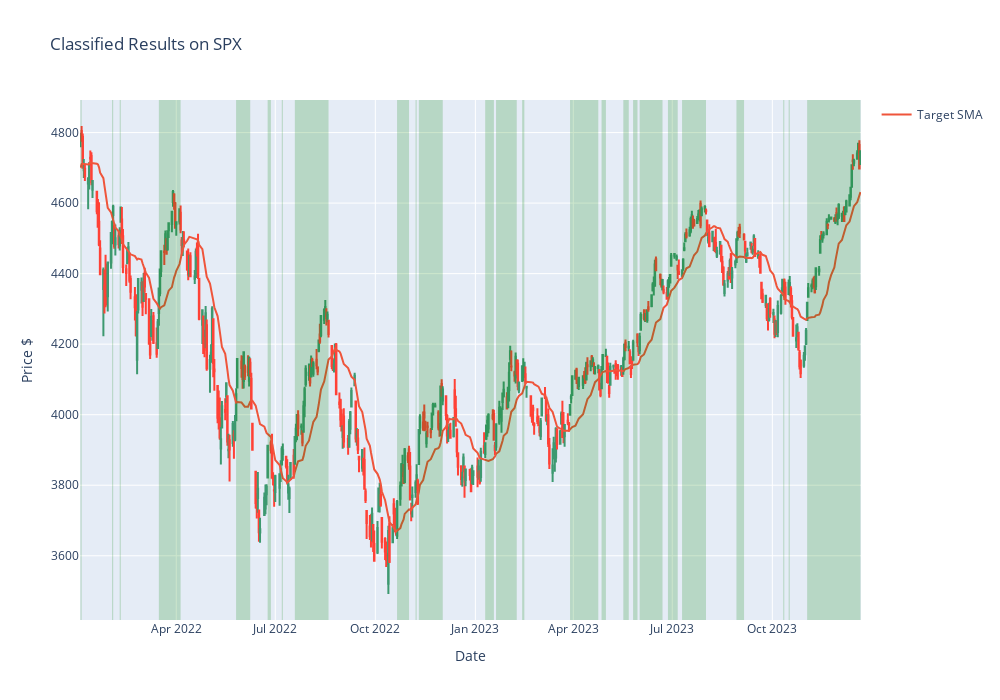

Notebook cell for this chart:
### Code cell
import numpy as np
import pandas as pd
import yfinance as yf
from datetime import date, timedelta

today=date.today()
d1=today.strftime("%Y-%m-%d")
end_date=d1
d2=date.today()-timedelta(days=4000)
d2=d2.strftime("%Y-%m-%d")
start_date=d2


df=yf.download('^SPX',start=start_date,end=end_date,progress= False).reset_index()


df.head()


# Distance from the moving averages
for m in [10,20,30,50,100]:
    df[f'feat_dist_from_ma_{m}']=df['Close']/df['Close'].rolling(m).mean()-1

# Distance from n day max/min
for m in [3,5,10,15,20,30,50,100]:
    df[f'feat_dist_from_max_{m}']=df['Close']/df['High'].rolling(m).max()-1
    df[f'feat_dist_from_min_{m}']=df['Close']/df['Low'].rolling(m).min()-1

# Price Distance
for m in [1,2,3,4,5,10,15,20,30,50,100]:
    df[f'feat_price_dist_{m}']=df['Close']/df['Close'].shift(m).mean()-1



df['target_ma']=df['Close'].rolling(20).mean()
df['Price_above_ma']=df['Close']>df['target_ma']
df['target']=df['Price_above_ma'].astype(int).shift(-5)

#Cleaning

df=df.dropna()



feat_cols=[col for col in df.columns if 'feat' in col]
train_until='2022-01-01'
x_train=df[df['Date']<train_until][feat_cols]
y_train=df[df['Date']<train_until]['target']
x_test=df[df['Date']>=train_until][feat_cols]
y_test=df[df['Date']>=train_until]['target']



from sklearn.ensemble import RandomForestClassifier
from sklearn.metrics import accuracy_score,precision_score

clf= RandomForestClassifier(n_estimators=100,
max_depth=3,
random_state=42,
class_weight='balanced',)


clf.fit(x_train,y_train)


y_train_pred=clf.predict(x_train)
y_test_pred=clf.predict(x_test)



## Calculate accuracy and precision for training data
train_accuracy = accuracy_score(y_train,y_train_pred)
train_precision = precision_score(y_train,y_train_pred)

## Calculate accuracy and precision for test data
test_accuracy = accuracy_score(y_test,y_test_pred)
test_precision = precision_score(y_test,y_test_pred)


print(f'Training Accuracy : {train_accuracy}')
print(f'Training Precision : {train_precision}')
print(' ')
print(f'Test Accuracy : {test_accuracy}')
print(f'Test Precision : {test_precision}')


#Confusion Matrix

import matplotlib.pyplot as plt
from sklearn.metrics import confusion_matrix
import seaborn as sns


def plot_confusion_matrix(y_true,y_pred,title,normalize):
    if normalize:
        cm=confusion_matrix(y_true,y_pred,normalize='pred')
        sns.heatmap(cm,annot=True,fmt='.2f',cmap='Blues')
    else:
        cm=confusion_matrix(y_true,y_pred)
        sns.heatmap(cm,annot=True,fmt='d',cmap='Blues')
        plt.title(title)
    plt.ylabel('True label')
    plt.xlabel('Predicted table')
    plt.show()
    return

plot_confusion_matrix(y_train,y_train_pred,title='Training Data',normalize=False)
plot_confusion_matrix(y_train,y_train_pred,title='Training Data-Normalized',normalize=True)
plot_confusion_matrix(y_test,y_test_pred,title='Testing Data',normalize=False)
plot_confusion_matrix(y_test,y_test_pred,title='Testing Data-Normalized',normalize=True)





## Precision Curve
def get_precision_curve(clf,x,y,title):
    y_score=clf.predict_proba(x)[:,1]
    thresholds=np.linspace(0,1,100)
    precision=[]
    for t in thresholds :
        y_pred_thresholds=(y_score>= t).astype(int)
        precision.append(precision_score(y,y_pred_thresholds,zero_division=0))
    plt.plot(thresholds,precision,'b.')
    plt.xlabel('Threshold')
    plt.ylabel('Precision')
    plt.title(title)
    plt.grid(True)
    plt.show()
    return
get_precision_curve(clf,x_train,y_train,'Training-Precision as a function of probability')
get_precision_curve(clf,x_test,y_test,'Testing-Precision as a function of probability')


feature_importances=clf.feature_importances_
sorted_indices= feature_importances.argsort()[::-1]
plt.figure(figsize=(10,6))
plt.title("Features_importances in Classifier")
plt.bar(range(x_train.shape[1]),feature_importances[sorted_indices],align='center')
plt.xticks(range(x_train.shape[1]),x_train.columns[sorted_indices],rotation=90)
plt.ylabel('Importance')
plt.show()



import plotly.graph_objects as go
df_test=df[df['Date']>=train_until].reset_index(drop=True)
df_test['pred_prob']=clf.predict_proba(x_test)[:,1]
df_test['pred']=df_test['pred_prob']>0.5
fig=go.Figure()

fig.add_trace(
go.Candlestick(x=df_test['Date'],
open=df_test['Open'],
high=df_test['High'],
low=df_test['Low'],
close=df_test['Close'],
showlegend=False,
)
)
fig.add_trace(
go.Line(x=df_test['Date'],
y=df_test[f'target_ma'],
name=f'Target SMA')
)
df_pattern=(df_test[df_test['pred']]
.groupby((~df_test['pred']).cumsum())
['Date']
.agg(['first','last'])
)
for idx, row in df_pattern.iterrows():
    fig.add_vrect(
    x0=row['first'],
    x1=row['last'],
    line_width=0, fillcolor='green',
    opacity=0.2,
    )
fig.update_layout(
xaxis_rangeslider_visible=False,
xaxis_title='Date',
yaxis_title='Price $',
title='Classified Results on SPX',
width=1000,
height=700,
)
fig.show()

### Figure 1 — Plotly figure (JSON) as saved in the notebook; plotly's stock layout.template omitted (floating-point values rounded to 4 significant figures; data arrays with more than 128 entries replaced by an {"elided": "..."} marker saying what was removed)
{"data": [{"close": {"elided": "496 float values"}, "high": {"elided": "496 float values"}, "low": {"elided": "496 float values"}, "open": {"elided": "496 float values"}, "showlegend": false, "x": {"elided": "496 str values"}, "type": "candlestick"}, {"name": "Target SMA", "x": {"elided": "496 str values"}, "y": {"elided": "496 float values"}, "type": "scatter"}], "layout": {"shapes": [{"fillcolor": "green", "line": {"width": 0}, "opacity": 0.2, "type": "rect", "x0": "2022-01-03T00:00:00", "x1": "2022-01-04T00:00:00", "xref": "x", "y0": 0, "y1": 1, "yref": "y domain"}, {"fillcolor": "green", "line": {"width": 0}, "opacity": 0.2, "type": "rect", "x0": "2022-02-01T00:00:00", "x1": "2022-02-02T00:00:00", "xref": "x", "y0": 0, "y1": 1, "yref": "y domain"}, {"fillcolor": "green", "line": {"width": 0}, "opacity": 0.2, "type": "rect", "x0": "2022-02-08T00:00:00", "x1": "2022-02-09T00:00:00", "xref": "x", "y0": 0, "y1": 1, "yref": "y domain"}, {"fillcolor": "green", "line": {"width": 0}, "opacity": 0.2, "type": "rect", "x0": "2022-03-16T00:00:00", "x1": "2022-04-05T00:00:00", "xref": "x", "y0": 0, "y1": 1, "yref": "y domain"}, {"fillcolor": "green", "line": {"width": 0}, "opacity": 0.2, "type": "rect", "x0": "2022-05-26T00:00:00", "x1": "2022-06-08T00:00:00", "xref": "x", "y0": 0, "y1": 1, "yref": "y domain"}, {"fillcolor": "green", "line": {"width": 0}, "opacity": 0.2, "type": "rect", "x0": "2022-06-24T00:00:00", "x1": "2022-06-27T00:00:00", "xref": "x", "y0": 0, "y1": 1, "yref": "y domain"}, {"fillcolor": "green", "line": {"width": 0}, "opacity": 0.2, "type": "rect", "x0": "2022-07-07T00:00:00", "x1": "2022-07-08T00:00:00", "xref": "x", "y0": 0, "y1": 1, "yref": "y domain"}, {"fillcolor": "green", "line": {"width": 0}, "opacity": 0.2, "type": "rect", "x0": "2022-07-15T00:00:00", "x1": "2022-07-15T00:00:00", "xref": "x", "y0": 0, "y1": 1, "yref": "y domain"}, {"fillcolor": "green", "line": {"width": 0}, "opacity": 0.2, "type": "rect", "x0": "2022-07-19T00:00:00", "x1": "2022-08-19T00:00:00", "xref": "x", "y0": 0, "y1": 1, "yref": "y domain"}, {"fillcolor": "green", "line": {"width": 0}, "opacity": 0.2, "type": "rect", "x0": "2022-09-12T00:00:00", "x1": "2022-09-12T00:00:00", "xref": "x", "y0": 0, "y1": 1, "yref": "y domain"}, {"fillcolor": "green", "line": {"width": 0}, "opacity": 0.2, "type": "rect", "x0": "2022-10-18T00:00:00", "x1": "2022-10-18T00:00:00", "xref": "x", "y0": 0, "y1": 1, "yref": "y domain"}, {"fillcolor": "green", "line": {"width": 0}, "opacity": 0.2, "type": "rect", "x0": "2022-10-21T00:00:00", "x1": "2022-11-01T00:00:00", "xref": "x", "y0": 0, "y1": 1, "yref": "y domain"}, {"fillcolor": "green", "line": {"width": 0}, "opacity": 0.2, "type": "rect", "x0": "2022-11-07T00:00:00", "x1": "2022-11-08T00:00:00", "xref": "x", "y0": 0, "y1": 1, "yref": "y domain"}, {"fillcolor": "green", "line": {"width": 0}, "opacity": 0.2, "type": "rect", "x0": "2022-11-10T00:00:00", "x1": "2022-12-02T00:00:00", "xref": "x", "y0": 0, "y1": 1, "yref": "y domain"}, {"fillcolor": "green", "line": {"width": 0}, "opacity": 0.2, "type": "rect", "x0": "2022-12-13T00:00:00", "x1": "2022-12-13T00:00:00", "xref": "x", "y0": 0, "y1": 1, "yref": "y domain"}, {"fillcolor": "green", "line": {"width": 0}, "opacity": 0.2, "type": "rect", "x0": "2023-01-10T00:00:00", "x1": "2023-01-18T00:00:00", "xref": "x", "y0": 0, "y1": 1, "yref": "y domain"}, {"fillcolor": "green", "line": {"width": 0}, "opacity": 0.2, "type": "rect", "x0": "2023-01-20T00:00:00", "x1": "2023-02-08T00:00:00", "xref": "x", "y0": 0, "y1": 1, "yref": "y domain"}, {"fillcolor": "green", "line": {"width": 0}, "opacity": 0.2, "type": "rect", "x0": "2023-02-13T00:00:00", "x1": "2023-02-15T00:00:00", "xref": "x", "y0": 0, "y1": 1, "yref": "y domain"}, {"fillcolor": "green", "line": {"width": 0}, "opacity": 0.2, "type": "rect", "x0": "2023-03-03T00:00:00", "x1": "2023-03-03T00:00:00", "xref": "x", "y0": 0, "y1": 1, "yref": "y domain"}, {"fillcolor": "green", "line": {"width": 0}, "opacity": 0.2, "type": "rect", "x0": "2023-03-21T00:00:00", "x1": "2023-03-21T00:00:00", "xref": "x", "y0": 0, "y1": 1, "yref": "y domain"}, {"fillcolor": "green", "line": {"width": 0}, "opacity": 0.2, "type": "rect", "x0": "2023-03-29T00:00:00", "x1": "2023-04-24T00:00:00", "xref": "x", "y0": 0, "y1": 1, "yref": "y domain"}, {"fillcolor": "green", "line": {"width": 0}, "opacity": 0.2, "type": "rect", "x0": "2023-04-27T00:00:00", "x1": "2023-05-01T00:00:00", "xref": "x", "y0": 0, "y1": 1, "yref": "y domain"}, {"fillcolor": "green", "line": {"width": 0}, "opacity": 0.2, "type": "rect", "x0": "2023-05-17T00:00:00", "x1": "2023-05-22T00:00:00", "xref": "x", "y0": 0, "y1": 1, "yref": "y domain"}, {"fillcolor": "green", "line": {"width": 0}, "opacity": 0.2, "type": "rect", "x0": "2023-05-26T00:00:00", "x1": "2023-05-30T00:00:00", "xref": "x", "y0": 0, "y1": 1, "yref": "y domain"}, {"fillcolor": "green", "line": {"width": 0}, "opacity": 0.2, "type": "rect", "x0": "2023-06-01T00:00:00", "x1": "2023-06-22T00:00:00", "xref": "x", "y0": 0, "y1": 1, "yref": "y domain"}, {"fillcolor": "green", "line": {"width": 0}, "opacity": 0.2, "type": "rect", "x0": "2023-06-27T00:00:00", "x1": "2023-07-06T00:00:00", "xref": "x", "y0": 0, "y1": 1, "yref": "y domain"}, {"fillcolor": "green", "line": {"width": 0}, "opacity": 0.2, "type": "rect", "x0": "2023-07-10T00:00:00", "x1": "2023-08-01T00:00:00", "xref": "x", "y0": 0, "y1": 1, "yref": "y domain"}, {"fillcolor": "green", "line": {"width": 0}, "opacity": 0.2, "type": "rect", "x0": "2023-08-29T00:00:00", "x1": "2023-09-05T00:00:00", "xref": "x", "y0": 0, "y1": 1, "yref": "y domain"}, {"fillcolor": "green", "line": {"width": 0}, "opacity": 0.2, "type": "rect", "x0": "2023-09-14T00:00:00", "x1": "2023-09-14T00:00:00", "xref": "x", "y0": 0, "y1": 1, "yref": "y domain"}, {"fillcolor": "green", "line": {"width": 0}, "opacity": 0.2, "type": "rect", "x0": "2023-10-11T00:00:00", "x1": "2023-10-12T00:00:00", "xref": "x", "y0": 0, "y1": 1, "yref": "y domain"}, {"fillcolor": "green", "line": {"width": 0}, "opacity": 0.2, "type": "rect", "x0": "2023-10-16T00:00:00", "x1": "2023-10-17T00:00:00", "xref": "x", "y0": 0, "y1": 1, "yref": "y domain"}, {"fillcolor": "green", "line": {"width": 0}, "opacity": 0.2, "type": "rect", "x0": "2023-11-02T00:00:00", "x1": "2023-12-21T00:00:00", "xref": "x", "y0": 0, "y1": 1, "yref": "y domain"}], "xaxis": {"rangeslider": {"visible": false}, "title": {"text": "Date"}}, "yaxis": {"title": {"text": "Price $"}}, "title": {"text": "Classified Results on SPX"}, "width": 1000, "height": 700}}
